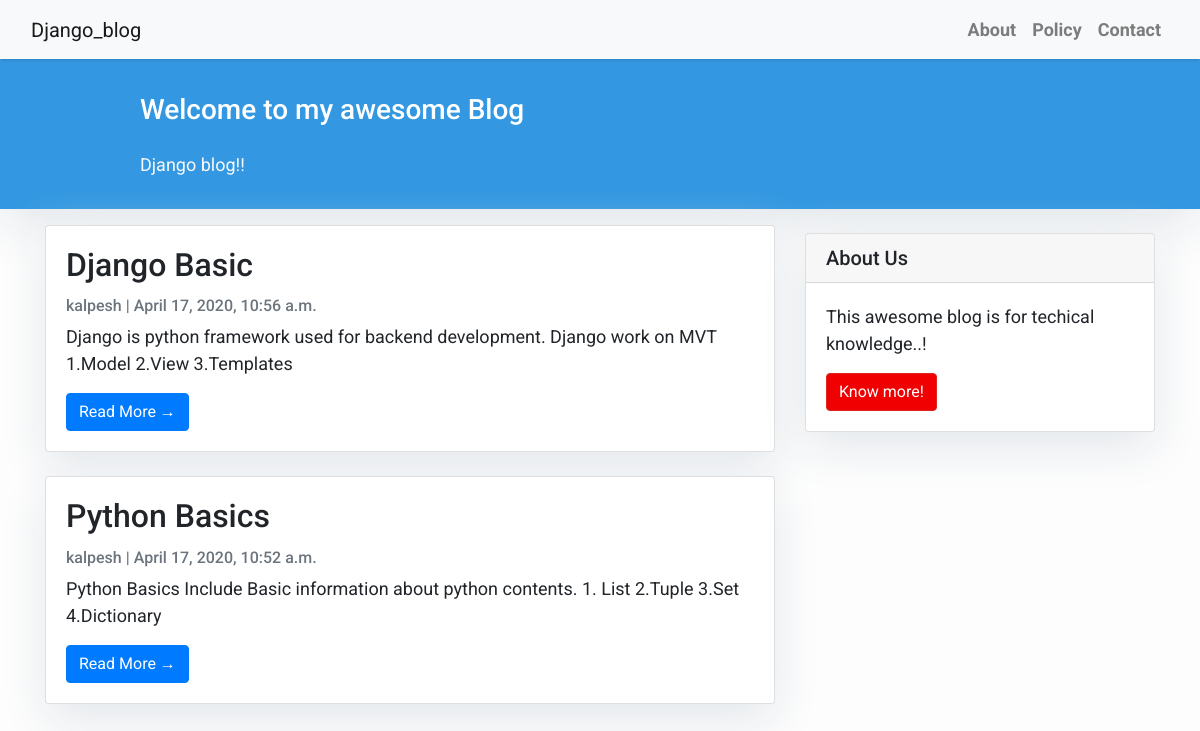
The page / on the database its author committed.
### blogapp/models.py (models this page shows, shortened)
class Post(models.Model):
    title = models.CharField(max_length=200, unique=True)
    slug = models.SlugField(max_length=200, unique=True)
    author = models.ForeignKey(User, on_delete= models.CASCADE,related_name='blog_posts')
    updated_on = models.DateTimeField(auto_now= True)
    content = models.TextField()
    description=RichTextUploadingField(blank=True,null=True)
    created_on = models.DateTimeField(auto_now_add=True)
    status = models.IntegerField(choices=STATUS, default=0)
    class Meta:
        ordering = ['created_on']

### blogapp/views.py (the view)
# urls.py: path('', views.PostList.as_view(), name='home'),
class PostList(generic.ListView):
    queryset = Post.objects.filter(status=1).order_by('title')
    template_name = 'index.html'

### templates/blogapp/index.html (shortened to what this page needs)
{% extends "base.html" %}
{% block content %}
<header class="masthead">
    <div class="container">
        <div class="row">
            <div class=" col-md-8 col-md-10 mx-auto">
                <div class="site-heading">
                    <h3 class=" site-heading my-4 mt-3 text-white"> Welcome to my awesome Blog </h3>
                    <p class="text-light">Django blog!!&nbsp
                    </p>
                </div>
            </div>
        </div>
    </div>
</header>
<div class="container">
    <div class="row">
        <div class="col-md-8 mt-3 left">
            {% for post in post_list %}
            <div class="card mb-4">
                <div class="card-body">
                    <h2 class="card-title">{{ post.title }}</h2>
                    <p class="card-text text-muted h6">{{ post.author }} | {{ post.created_on}} </p>
                    <p class="card-text">{{post.content|slice:":200" }}</p>
                    <a href="{% url 'post_detail' post.slug  %}" class="btn btn-primary">Read More &rarr;</a>
                </div>
            </div>
            {% endfor %}
        </div>
        {% block sidebar %} {% include 'sidebar.html' %} {% endblock sidebar %}
    </div>
</div>
{%endblock%}

### templates/blogapp/base.html (shortened to what this page needs)
<!DOCTYPE html>
<html>
    <head>
        <link rel="stylesheet" href="https://maxcdn.bootstrapcdn.com/bootstrap/4.0.0/css/bootstrap.min.css"
 />
    </head>
    <body>
        <nav class="navbar navbar-expand-lg navbar-light bg-light shadow" id="mainNav">
            <div class="container-fluid">
                <a class="navbar-brand" href="{% url 'home' %}">Django_blog</a>
                <div class="collapse navbar-collapse" id="navbarResponsive">
                    <ul class="navbar-nav ml-auto">
                        <li class="nav-item text-black">
                            <a class="nav-link text-black font-weight-bold" href="#">About</a>
                        </li>
                        <li class="nav-item text-black">
                            <a class="nav-link text-black font-weight-bold" href="#">Policy</a>
                        </li>
                        <li class="nav-item text-black">
                            <a class="nav-link text-black font-weight-bold" href="#">Contact</a>
                        </li>
                    </ul>
                </div>
            </div>
        </nav>
        {% block content %}{% endblock content %}
    </body>
</html>

### templates/blogapp/sidebar.html (shortened to what this page needs)
{% block sidebar %}
<div class="col-md-4 float-right ">
<div class="card my-4">
        <h5 class="card-header">About Us</h5>
    <div class="card-body">
        <p class="card-text"> This awesome blog is for techical knowledge..!</p>
        <a href=""
           class="btn btn-danger">Know more!</a>
    </div>
</div>
</div>
{% endblock sidebar %}

### templates/blogapp/base.html (style rules this page uses)
body { font-family: "Roboto", sans-serif; font-size: 17px; background-color: #fdfdfd; }
.shadow { box-shadow: 0 4px 2px -2px rgba(0, 0, 0, 0.1); }
.btn-danger { color: #fff; background-color: #f00000; border-color: #dc281e; }
.masthead { background: #3398E1; height: auto; padding-bottom: 15px; box-shadow: 0 16px 48px #E3E7EB; padding-top: 10px; }

### templates/blogapp/index.html (style rules this page uses)
body { font-family: "Roboto", sans-serif; font-size: 18px; background-color: #fdfdfd; }
.card { box-shadow: 0 16px 48px #E3E7EB; }

### templates/blogapp/sidebar.html (style rules this page uses)
.card { box-shadow: 0 16px 48px #E3E7EB; }

### rows shown on the page
Post: title "Django Basic", author "kalpesh", created_on "April 17, 2020, 10:56 a.m.", content "Django is python framework used for backend development. Django work on MVT 1.Model 2.View 3.Templates"
Post: title "Python Basics", author "kalpesh", created_on "April 17, 2020, 10:52 a.m.", content "Python Basics Include Basic information about python contents. 1. List 2.Tuple 3.Set 4.Dictionary"
